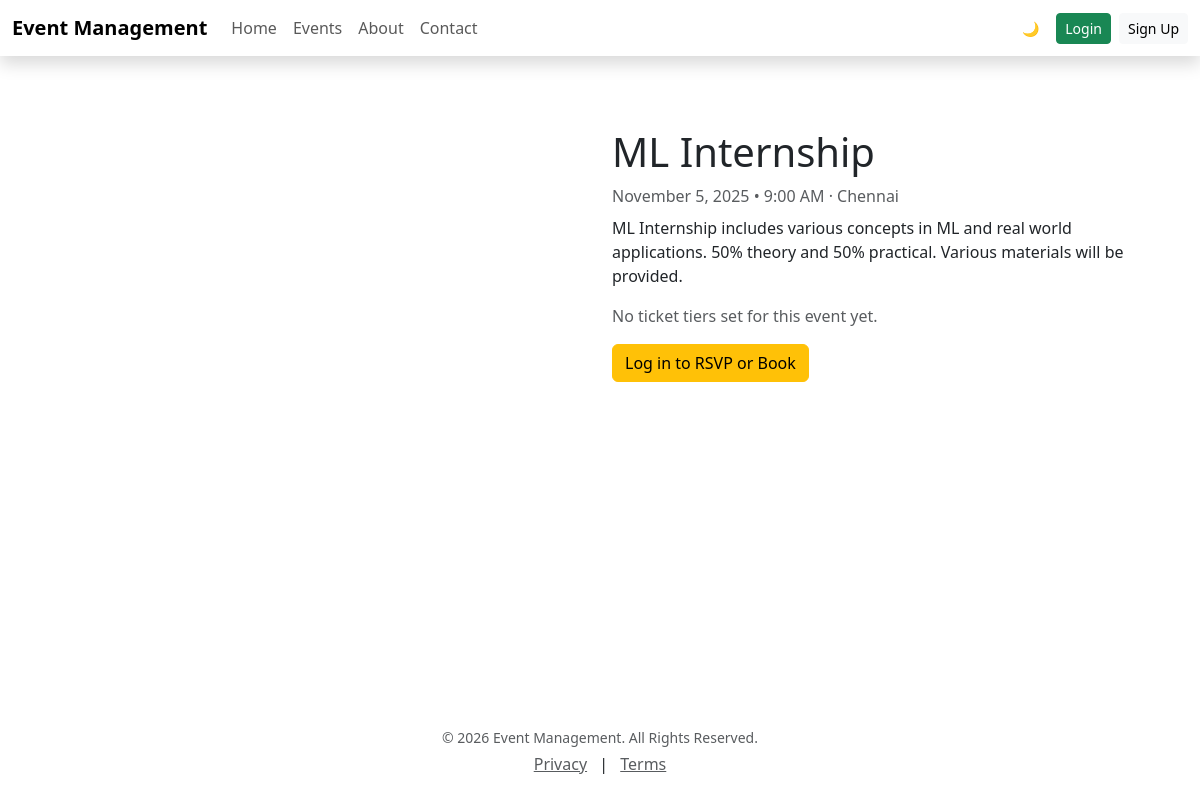
Page /event/4/ on the committed database.
### myapp08/models.py (models this page shows, shortened)
class Event(models.Model):
    organizer = models.ForeignKey(settings.AUTH_USER_MODEL, on_delete=models.CASCADE)
    title      = models.CharField(max_length=200)
    description = models.TextField(blank=True)
    date       = models.DateField()
    time       = models.TimeField(null=True, blank=True)
    location   = models.CharField(max_length=255)
    image      = models.ImageField(upload_to="events/cover/", null=True, blank=True)
    category   = models.ForeignKey(EventCategory, on_delete=models.SET_NULL, null=True, blank=True)

### myapp08/views.py (the view)
# urls.py: path('event/<int:pk>/', views.event_detail, name='event_detail'),
def event_detail(request, pk):
    event = get_object_or_404(Event, pk=pk)
    rsvp_status = None
    tiers = event.tiers.all().order_by('price')
    schedule_items = event.schedule_items.all()
    media = event.media.all()
    is_past = _event_is_past(event)
    if request.user.is_authenticated:
        rsvp = RSVP.objects.filter(user=request.user, event=event).first()
        if rsvp:
            rsvp_status = rsvp.status
    ctx = {
        'event': event,
        'rsvp_status': rsvp_status,
        'tiers': tiers,
        'schedule_items': schedule_items,
        'media_items': media,
        'is_past': is_past,
    }
    return render(request, 'event_detail.html', ctx)

### myapp08/views.py (called while the page is built)
def _event_is_past(event) -> bool:
    today = timezone.localdate()
    now_t = timezone.localtime().time()
    if event.date < today:
        return True
    if event.date == today and event.time and event.time < now_t:
        return True
    return False

### templates/event_detail.html (shortened to what this page needs)
{% extends 'base.html' %}
{% load static %}
{% block content %}
<div class="container my-5">
  <div class="row g-4">
    <div class="col-md-6">
    </div>
    <div class="col-md-6">
      <div class="d-flex align-items-center gap-2 mb-2">
        <h1 class="mb-0">{{ event.title }}</h1>
      </div>
      <p class="text-muted mb-2">
        {{ event.date|date:"F j, Y" }}
        {% if event.time %} • {{ event.time|time:"g:i A" }}{% endif %}
        · {{ event.location }}
      </p>
      {% if event.description %}
        <p>{{ event.description|linebreaksbr }}</p>
      {% endif %}
      {% if tiers %}
        <h5 class="mt-4">Tickets</h5>
        <ul class="list-unstyled">
          {% for t in tiers %}
            <li class="mb-1">
              • <strong>{{ t.name }}</strong> — ₹{{ t.price }}
              {% if t.available > 0 %}
                ({{ t.available }} left)
              {% else %}
                <span class="text-danger">Sold out</span>
              {% endif %}
            </li>
          {% endfor %}
        </ul>
      {% else %}
        <p class="text-muted">No ticket tiers set for this event yet.</p>
      {% endif %}
      {% if user.is_authenticated %}
        <form method="post" action="{% url 'rsvp_event' event.pk %}" class="d-inline">
          {% csrf_token %}
          <select name="status" class="form-control d-inline w-auto">
            <option value="going" {% if rsvp_status == 'going' %}selected{% endif %}>Going</option>
            <option value="not_going" {% if rsvp_status == 'not_going' %}selected{% endif %}>Not Going</option>
          </select>
          <button type="submit" class="btn btn-primary ms-2">RSVP</button>
        </form>
        <a href="{% url 'book_event' event.pk %}" class="btn btn-success mt-2">Book / Buy Tickets</a>
      {% else %}
        <a href="{% url 'login' %}" class="btn btn-warning">Log in to RSVP or Book</a>
      {% endif %}
    </div>
  </div>
</div>
{% endblock %}

### templates/base.html (style rules this page uses)
.page-bg-overlay { position: relative; z-index: 0; }

### rows in the picture
Event: title "ML Internship", date "November 5, 2025", time "9:00 AM", location "Chennai", description "ML Internship includes various concepts in ML and real world applications. 50% theory and 50% practical. Various materials will be provided."
